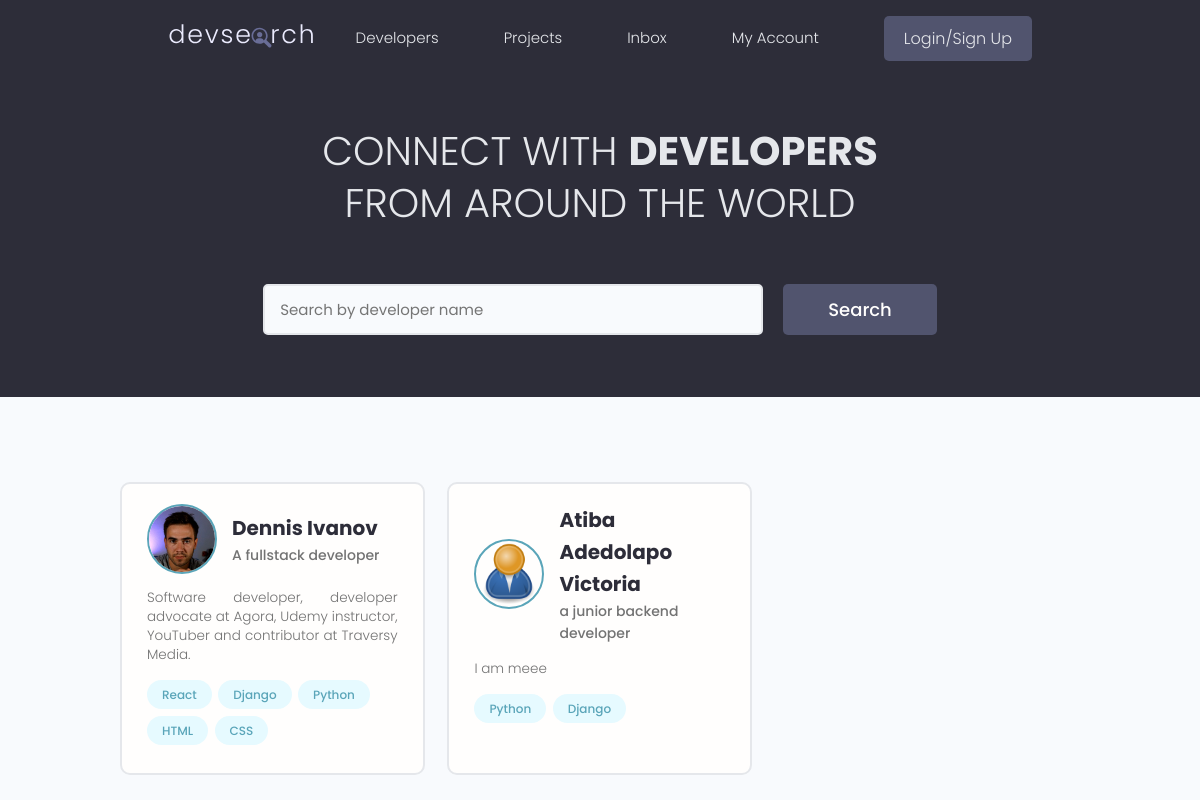
The page / on the database its author committed.
### users/models.py (models this page shows, shortened)
class Profile(models.Model):
    user = models.OneToOneField(User, on_delete=models.CASCADE, null=True, blank=True)
    name = models.CharField(max_length=200, blank=True, null=True)
    email = models.EmailField(max_length=500, blank=True, null=True)
    username = models.CharField(max_length=200, blank=True, null=True)
    location = models.CharField(max_length=200, blank=True, null=True)
    short_intro = models.CharField(max_length=200, blank=True, null=True)
    bio = models.TextField(blank=True, null=True)
    profile_image = models.ImageField(
        null=True, blank=True, upload_to='profiles/', default="profiles/user-default.png")
    social_github = models.CharField(max_length=200, blank=True, null=True)
    social_twitter = models.CharField(max_length=200, blank=True, null=True)
    social_linkedin = models.CharField(max_length=200, blank=True, null=True)
    social_youtube = models.CharField(max_length=200, blank=True, null=True)
    social_website = models.CharField(max_length=200, blank=True, null=True)
    created = models.DateTimeField(auto_now_add=True)
    id = models.UUIDField(default=uuid.uuid4, unique=True,
                          primary_key=True, editable=False)

class Skill(models.Model):
    owner = models.ForeignKey(
        Profile, on_delete=models.CASCADE, null=True, blank=True)
    name = models.CharField(max_length=200, blank=True, null=True)
    description = models.TextField(blank=True, null=True)
    created = models.DateTimeField(auto_now_add=True)
    id = models.UUIDField(default=uuid.uuid4, unique=True,
                          primary_key=True, editable=False)
    def __str__(self):
        return str(self.name)

### users/views.py (the view)
# urls.py: path('', views.profiles, name="profiles"),
def profiles(request):
    profiles = Profile.objects.all()
    context = {'profiles': profiles}
    return render(request, 'users/profile.html', context)

### users/templates/users/profile.html (shortened to what this page needs)
{% extends 'main.html' %}
{% block content %}
  <main class="home">
    <section class="hero-section text-center">
      <div class="container container--narrow">
        <div class="hero-section__box">
          <h2>CONNECT WITH <span>DEVELOPERS</span></h2>
          <h2>FROM AROUND THE WORLD</h2>
        </div>
        <div class="hero-section__search">
          <form class="form" action="#" method="get">
            <div class="form__field">
              <input class="input input--text" id="formInput#search" type="text" name="text"
                placeholder="Search by developer name" />
            </div>
            <input class="btn btn--sub btn--lg" type="submit" value="Search" />
          </form>
        </div>
      </div>
    </section>
    <section class="devlist">
      <div class="container">
        <div class="grid grid--three">
          {% for profile in profiles %}
          <div class="column card">
            <div class="dev">
              <a href="{% url 'user-profile' profile.id %}" class="card__body">
                <div class="dev__profile">
                  <img class="avatar avatar--md" src="{{ profile.profile_image.url }}" alt="image" />
                  <div class="dev__meta">
                    <h3>{{ profile.name}}</h3>
                    <h5>{{profile.short_intro|slice:"60"}}</h5>
                  </div>
                </div>
                <p class="dev__info">{{profile.bio|slice:"150"}}</p>
                <div class="dev__skills">
                  {% for skill in profile.skill_set.all|slice:"5" %}
                  <span class="tag tag--pill tag--main">
                    <small>{{skill}}</small>
                  </span>
                   {% endfor %}
                </div>
              </a>
            </div>
          </div>
          {% endfor %}
        </div>
      </div>
    </section>
  </main>
{% endblock content %}

### static/styles/app.css (style rules this page uses)
:root { --color-sub: #2d2d39; }
.btn--sub { background-color: var(--color-sub-light); }
.card { border: 2px solid var(--color-light); }
img { width: 100%; }
.hero-section { height: 40vh; display: flex; align-items: center; background-color: var(--color-sub); }
.hero-section__box { margin-bottom: 4rem; }
.hero-section__box > h2, .hero-section__box > h2 > span { font-size: 4rem; color: var(--color-light); line-height: 1.3; text-transform: uppercase; }
.hero-section__box > h2 { font-weight: 300; }
.hero-section__box > h2 > span { font-weight: 700; }
.hero-section__search > .form { display: flex; align-items: center; justify-content: center; gap: 2rem; }
.hero-section__search > .form input.input--text { width: 50rem; }
.devlist { margin-top: 8rem; }
.devlist .grid { align-items: stretch; }
.devlist .dev .dev__profile { display: flex; align-items: center; gap: 1.5rem; }
.devlist .dev .dev__meta h3 { color: var(--color-sub); font-size: 2rem; font-weight: 700; }
.devlist .dev .dev__meta h5 { color: var(--color-text); font-size: 1.4rem; font-weight: 500; }
.devlist .dev .dev__info { margin: 1.5rem 0; font-size: 1.35rem; line-height: 1.4; text-align: justify; }

### static/uikit/styles/modules/_variables.css (style rules this page uses)
:root { --color-main: #5aa5b9; --color-main-light: #e6faff; --color-sub: #3f4156; --color-sub-light: #51546e; --color-sub-lighter: #ededfd; --color-text: #737373; --color-gray: #8b8b8b; --color-light: #e5e7eb; --color-light-gray: #767676; --color-bg: #f8fafd; --color-white: #fffefd; --color-white-light: #f3f3f3; --color-success: #359e64; --color-success-bg: #def8e8; --color-error: #fc4b0b; --color-error-bg: #fff2ee; --font-base: 'Poppins', arial, helvetica, 'Segoe UI', roboto, ubuntu, sans-serif; --font-monospace: 'Fira Code', 'Courier New', courier, monospace; --font-regular: 300; --font-medium: 500; --font-bold: 700; --generic-shadow: 1px 1px 5px #00000010; --generic-transition: all 0.3s ease-in-out; }

### static/uikit/styles/modules/_base.css (style rules this page uses)
* { margin: 0; padding: 0; box-sizing: border-box; text-rendering: optimizeLegibility; color: inherit; font-size: inherit; }
html { font-size: 50%; }
@media only screen and (min-width: 480px) { html { font-size: 56.25%; } }
@media only screen and (min-width: 1200px) { html { font-size: 62.5%; } }
body { line-height: 1.6; font-weight: 400; font-size: 1.5rem; color: var(--color-text); background-color: var(--color-bg); min-height: 100vh; }

### static/uikit/styles/modules/_typography.css (style rules this page uses)
* { font-family: var(--font-base); }
h2 { font-size: 3.6rem; font-weight: var(--font-bold); }
h3 { font-size: 3.2rem; font-weight: var(--font-medium); }
h5 { font-size: 2.4rem; font-weight: var(--font-medium); }
h5, h6 { font-weight: var(--font-regular); }
p, span, strong { font-size: 1.6rem; color: var(--color-text); font-weight: var(--font-regular); }
a { padding-bottom: 2px; text-decoration: none; display: inline-block; color: var(--color-main); font-weight: var(--font-medium); }

### static/uikit/styles/modules/_utilities.css (style rules this page uses)
.container { width: 92%; max-width: 165rem; margin: 0 auto; box-sizing: border-box; }
.container--narrow { width: 92%; max-width: 120rem; }
@media screen and (min-width: 1000px) { .container { width: 90%; } }
@media screen and (min-width: 1000px) { .container--narrow { width: 85%; } }
@media screen and (min-width: 1200px) { .container { width: 80%; } }
@media screen and (min-width: 1200px) { .container--narrow { width: 72%; } }
.text-center { text-align: center; }

### static/uikit/styles/modules/_avatar.css (style rules this page uses)
.avatar { border-radius: 50%; border: 2px solid var(--color-main); object-fit: cover; }
.avatar--md { height: 7rem; width: 7rem; }

### static/uikit/styles/modules/_button.css (style rules this page uses)
.btn { display: inline-block; position: relative; cursor: pointer; background-color: var(--color-light); font-weight: var(--font-medium); color: var(--color-sub); text-decoration: none; padding: 1rem 2rem; border-radius: 0.5rem; border: none; width: -webkit-fit-content; width: -moz-fit-content; width: fit-content; height: -webkit-fit-content; height: -moz-fit-content; height: fit-content; font-size: 1.6rem; outline-width: 0; outline-color: transparent; -webkit-backface-visibility: hidden; backface-visibility: hidden; transition: all 0.3s ease-in-out; }
.btn--sub { background-color: var(--color-sub); color: var(--color-white); }
.btn--lg { font-size: 1.8rem; padding: 1.2rem 4.5rem; }

### static/uikit/styles/modules/_card.css (style rules this page uses)
.card { border-radius: 1rem; background-color: var(--color-white); border: 1.5px solid var(--color-light); width: auto; height: auto; margin-top: 0.5rem; margin-bottom: 0.5rem; overflow: hidden; }
.card__body, .card__header { padding: 2rem 2.5rem; }

### rows shown on the page
Profile: profile_image (picture), name "Dennis Ivanov", short_intro "A fullstack developer", bio "Software developer, developer advocate at Agora, Udemy instructor, YouTuber and contributor at Traversy Media."
Skill: name "React"
Skill: name "Django"
Skill: name "Python"
Skill: name "HTML"
Skill: name "CSS"
Profile: profile_image (placeholder picture), name "Atiba Adedolapo Victoria", short_intro "a junior backend developer", bio "I am meee"
Skill: name "Python"
Skill: name "Django"
